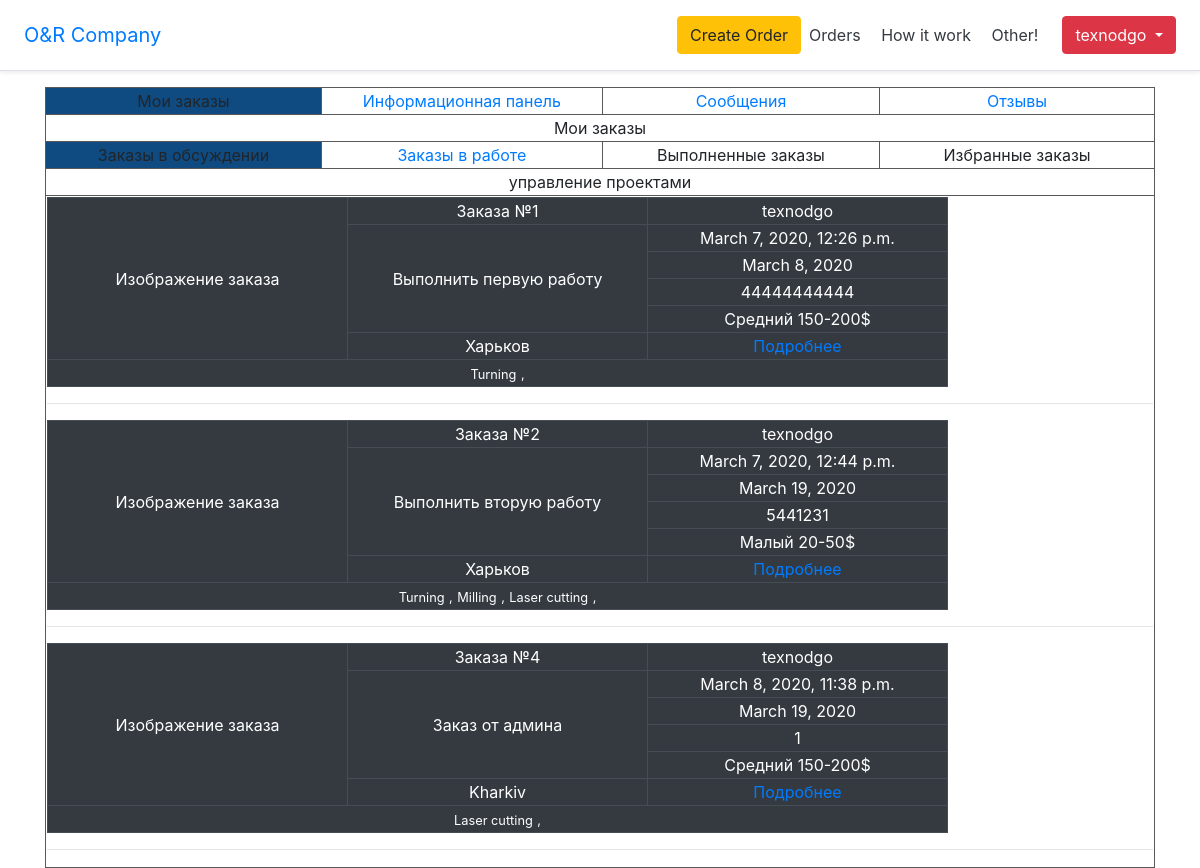
The page /dashboard/dashboard-order/dis (signed in) on the database its author committed.
### orders/models.py (models this page shows, shortened)
class Order(models.Model):
    author = models.ForeignKey(User, on_delete=models.PROTECT)  # Автор заказа. Автоматически
    date_create = models.DateTimeField(default=timezone.now)  # Время создания заказа. Автоматически
    title = models.CharField(max_length=100)  # Заголовок заказа
    description = models.TextField()  # Описание заказа
    amount = models.PositiveIntegerField()  # Кол-во изделий
    city = models.CharField(max_length=30)  # Грод заказа
    lead_time = models.DateField()  # Срок выполнения заказа
    proposed_budget = models.CharField(max_length=40)  # Предложеный бюджет
    activity = models.BooleanField()  # Активность заказа
    status = models.CharField(max_length=10)  # Статус заказ
    categories = models.ManyToManyField('OperationCategories', blank=True, related_name='orders')
    objects = models.Manager()

class OperationCategories(models.Model):
    title = models.CharField(max_length=30)
    objects = models.Manager()
    def __str__(self):
        return self.title

### dashboard/views.py (the view)
# urls.py: path('/dashboard-order/dis', dashboard_order_dis, name='dashboard-order-dis'),
def dashboard_order_dis(request):
    order = Order.objects.filter(author=request.user)
    paginator = Paginator(order, 3)
    try:
        page = int(request.GET.get('page', '1'))
    except:
        page = 1
    try:
        posts = paginator.page(page)
    except(EmptyPage, InvalidPage):
        posts = paginator.page(paginator.num_pages)
    context = {
        'order': posts,
    }
    return render(request, 'dashboard/dashboard-order-dis.html', context)

### dashboard/templates/dashboard/dashboard-order-dis.html (shortened to what this page needs)
{% extends "HomePage/base.html" %}
{% load i18n %}
{% load static %}
{% load bootstrap_pagination %}
{% block content %}
    <link rel="stylesheet" href="{% static 'dashboard/style.css' %}">
        <div class="container">
        <table>
            <tbody>
                <tr>
                    <td bgcolor="#0F4B81">Мои заказы</td>
                    <td><a href="/dashboard">Информационная панель</a></td>
                    <td><a href="#">Сообщения</a></td>
                    <td><a href="#">Отзывы</a></td>
                </tr>
                <tr>
                    <td colspan="4">Мои заказы</td>
                </tr>
                <tr>
                    <td bgcolor="#0F4B81">Заказы в обсуждении</td>
                    <td><a href="{% url 'dashboard-order' %}">Заказы в работе</a></td>
                    <td>Выполненные заказы</td>
                    <td>Избранные заказы</td>
                </tr>
                <tr>
                    <td colspan="4">управление проектами</td>
                </tr>
                <tr>
                    <div class="container">
                        <td colspan="4">
                        {% for one_order in order %}
                            <table class="table-dark">
                                <tbody>
                                    <tr>
                                        <td class="order-drawings" rowspan="6">Изображение заказа</td>
                                        <td class="order-title">{{ one_order.title }}</td>
                                        <td class="oreder-author">{{ one_order.author }}</td>
                                    </tr>
                                    <tr>
                                        <td class="order-description" rowspan="4">{{ one_order.description }}</td>
                                        <td class="order-date-create">{{ one_order.date_create }}</td>
                                    </tr>
                                    <tr>
                                        <td class="order-lead-time">{{ one_order.lead_time }}</td>
                                    </tr>
                                    <tr>
                                        <td class="order-amount">{{ one_order.amount }}</td>
                                    </tr>
                                    <tr>
                                        <td class="order-proposed-budget">{{ one_order.proposed_budget }}</td>
                                    </tr>
                                    <tr>
                                        <td class="order-city">{{ one_order.city }}</td>
                                        <td class="order-bottom-view"><a href="{{one_order.id}}">Подробнее</a></td>
                                    </tr>
                                    <tr>
                                        <td class="order-categories" colspan="3">
                                            {% for cat in one_order.categories.all %}
                                                <small>{{ cat }}</small>
                                                <small>,</small>
                                            {% endfor %}
                                        </td>
                                    </tr>
                                </tbody>
                            </table>
                            <hr>
                        {% endfor %}
                    </td>
                    </div>
                </tr>
            </tbody>
        </table>
    </div>
{% endblock %}

### HomePage/templates/HomePage/base.html (shortened to what this page needs)
<!DOCTYPE html>
{% load i18n %}
{% load static %}
<html lang="en">
<head>
    <link rel="stylesheet" href="https://stackpath.bootstrapcdn.com/bootstrap/4.4.1/css/bootstrap.min.css">
    <link rel="stylesheet" href="{% static 'orders/style.css' %}">
</head>
<body>
    <div class="d-flex flex-column flex-md-row align-items-center p-3 px-md-4 mb-3 bg-white border-bottom shadow-sm">
        <h5 class="my-0 mr-md-auto font-weight-normal"><a href="/">O&R Company</a></h5>
        {% if user.is_authenticated %}
            <a class="btn btn-warning" href="/order_create">{% trans "Create Order" %}</a>
        {% endif %}
        <nav class="my-2 my-md-0 mr-md-3">
            <a class="p-2 text-dark" href="/orders">{% trans "Orders" %}</a>
            <a class="p-2 text-dark" href="#">{% trans "How it work" %}</a>
            <a class="p-2 text-dark" href="#">{% trans "Other!" %}</a>
        </nav>
        <div>
            {% if user.is_authenticated %}
                <div class="btn-group">
                  <button type="button" class="btn btn-danger dropdown-toggle" data-toggle="dropdown" aria-haspopup="true" aria-expanded="false">
                    {{ user.username}}
                  </button>
                </div>
            {% else %}
                <a class="btn btn-outline-success" href="{% url 'login' %}">{% trans "Login" %}</a>
                <a class="btn btn-outline-primary" href="{% url 'register' %}">{% trans "Sign up" %}</a>
            {% endif %}
        </div>
    </div>
    {% block content %}
    {% endblock %}
</body>
</html>

### orders/static/orders/style.css (style rules this page uses)
* { box-sizing: border-box; }
.table, td, th { border: 1px solid #595959; width: 300px; text-align: center; }

### rows shown on the page
Order: title "Заказа №1", author "texnodgo", description "Выполнить первую работу", date_create "March 7, 2020, 12:26 p.m.", lead_time "March 8, 2020", amount "44444444444", proposed_budget "Средний 150-200$", city "Харьков"
OperationCategories: title "Turning"
Order: title "Заказа №2", author "texnodgo", description "Выполнить вторую работу", date_create "March 7, 2020, 12:44 p.m.", lead_time "March 19, 2020", amount "5441231", proposed_budget "Малый 20-50$", city "Харьков"
OperationCategories: title "Milling"
OperationCategories: title "Laser cutting"
Order: title "Заказа №4", author "texnodgo", description "Заказ от админа", date_create "March 8, 2020, 11:38 p.m.", lead_time "March 19, 2020", amount "1", proposed_budget "Средний 150-200$", city "Kharkiv"

### other values the page prints
{{ user.username }} "texnodgo"
